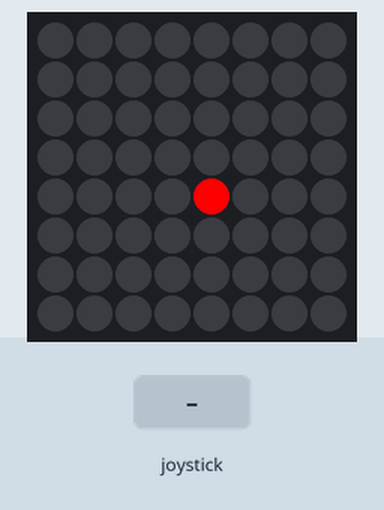
Recording of a program running on a simulated Raspberry Pi (BCM pin numbers) with a Sense HAT. Shown: the Sense HAT's 8×8 RGB LED matrix. The test bench sets the inputs (shaded band). Random numbers come from a fixed seed; what the program prints to the terminal is not drawn.

Above: at 1.2 s.
1.3 s: joystick pushed up
At 2.5 s:
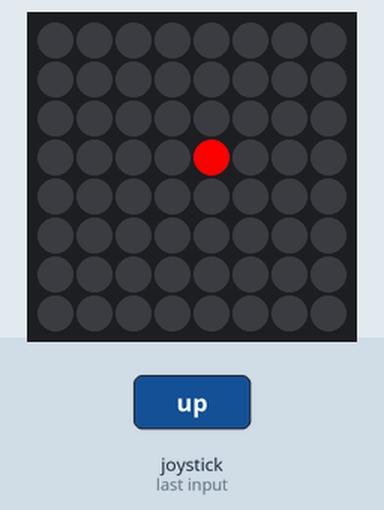
2.8 s: joystick pushed left
At 3.6 s:
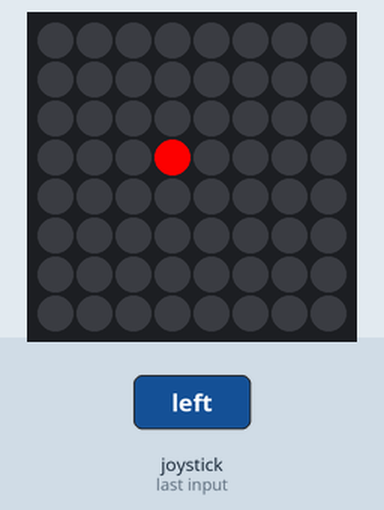
4.3 s: joystick pushed down
At 4.8 s:
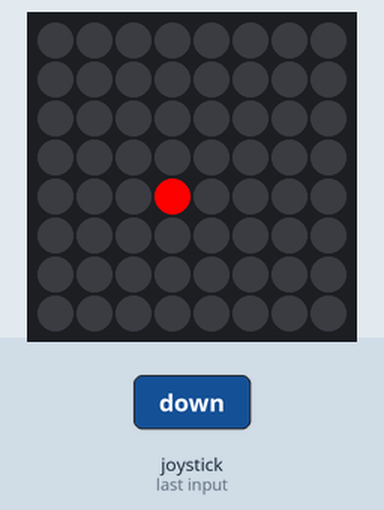
5.8 s: joystick clicked
7.3 s: joystick pushed right
At 8.3 s:
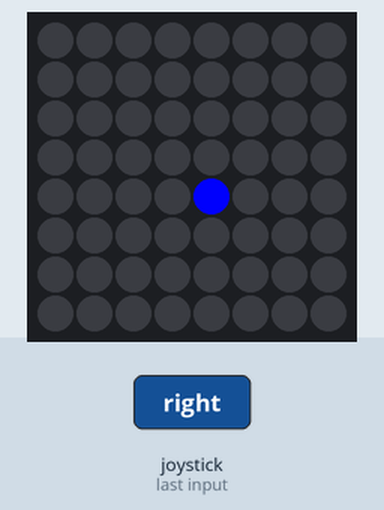
8.8 s: joystick pushed up
At 9.4 s:
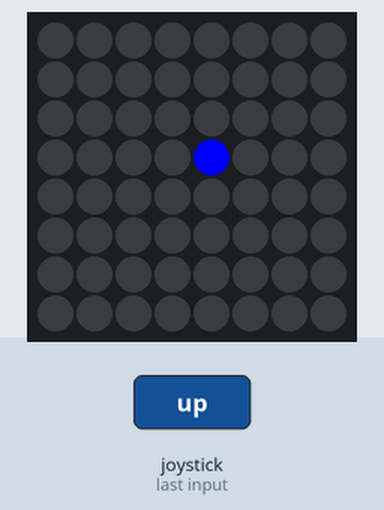
Timing chart, 0 to 11.3 s (numbered marks = the images above; inputs shaded):
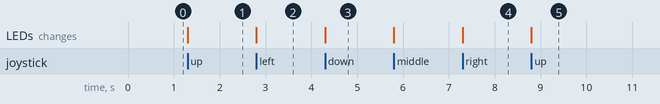

Measured:
- after the input at 1.3 s, the LEDs: change at once (image 1)
- after the input at 2.8 s, the LEDs: change at once (image 2)
- after the input at 4.3 s, the LEDs: change at once (image 3)
- after the input at 7.3 s, the LEDs: change at once (image 4)
- after the input at 8.8 s, the LEDs: change at once (image 5)

The program:

Joystick_Freestyle_Pixel.py
```python
from sense_hat import SenseHat
import time
import random

sense = SenseHat()

try:
    x = 4
    y = 4
    colour = [255,0,0]
    colour_count = 1    # 1-Red, 2-Green, 3-Blue, 4-White, 5-Orange, 6-Yellow, 7-Indigo, 8-Violet
    sense.set_pixel(x,y,colour)
    print('\n\t[*] Use Joystick to move the pixel freely across LED matrix or to change its color.\n')
    while True:
        event = sense.stick.wait_for_event()
        #print('\t->\tDirection: {}\tAction: {}'.format(event.direction,event.action))
        sense.set_pixel(x,y,0,0,0)
        if event.direction in ["right"] and event.action in ["pressed"]:
            if(x==7):
                x = 0
            else:
                x = x + 1
        elif event.direction in ["left"] and event.action in ["pressed"]:
            if(x==0):
                x = 7
            else:
                x = x - 1
        elif event.direction in ["up"] and event.action in ["pressed"]:
            if(y==0):
                y = 7
            else:
                y = y - 1
        elif event.direction in ["down"] and event.action in ["pressed"]:
            if(y==7):
                y = 0
            else:
                y = y + 1
        elif event.direction in ["middle"] and event.action in ["pressed"]:
            colour_count = random.randint(1,8)
            if(colour_count==1):
                colour = [255,0,0]
            elif(colour_count==2):
                colour = [0,255,0]
            elif(colour_count==3):
                colour = [0,0,255]
            elif(colour_count==4):
                colour = [255,255,255]
            elif(colour_count==5):
                colour = [255,127,0]
            elif(colour_count==6):
                colour = [255,255,0]
            elif(colour_count==7):
                colour = [75,0,130]
            else:
                colour = [159,0,255]
        else:
            pass
        sense.set_pixel(x,y,colour)
except KeyboardInterrupt:
    print('\n\n\t [*] Keyboard Interrupt. Aborting !!!\n')
    sense.clear()
```
